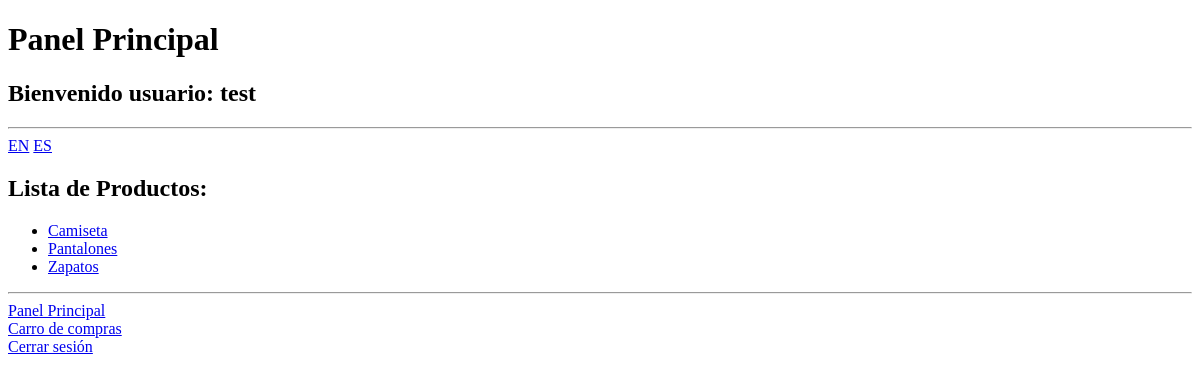
/Panel_Principal.php (signed in), run on an earlier commit of the app's database.
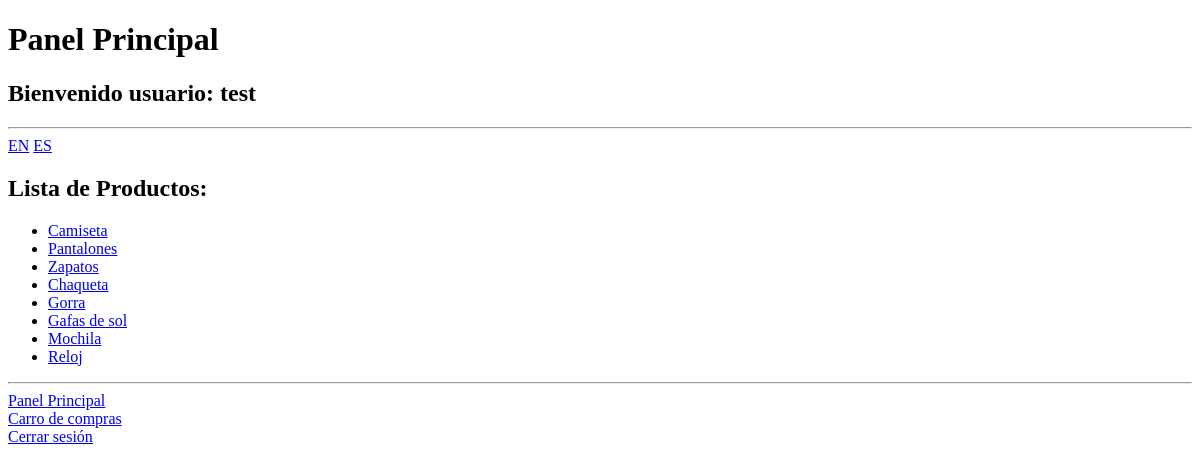
And on a later commit of the database.
### tables this page shows
CREATE TABLE `productoses` (
  `id` int(11) NOT NULL,
  `nombre` varchar(100) NOT NULL,
  `descripcion` text DEFAULT NULL,
  `precio` decimal(10,2) NOT NULL
);

### Panel_Principal.php (the view, shortened to what this page needs)
<?php
$host = 'localhost';
$user = 'root';
$clave = '';
$base_datos = 'tienda';
if(isset($_COOKIE['c_lang']) && $_COOKIE['c_lang'] == 'en'){
    $table = 'productosen';
}else{
    $table = 'productoses';
}
$productos = [];
$conexion = new mysqli($host, $user, $clave, $base_datos) or die($conexion->connection_error);
$consulta = "SELECT id, nombre FROM $table";
$resulatodo = $conexion->query($consulta);
if($resulatodo && $resulatodo->num_rows > 0){
    while($fila = $resulatodo->fetch_assoc()){
        $productos[] = [
            'id' => $fila['id'],
            'nombre' => $fila['nombre']
        ];
    }
}else{
    echo "No hay productos disponibles.";
}
?>
<!DOCTYPE html>
<html lang="en">
<head>
</head>
<body>
    <h1>Panel Principal</h1>
    <h2>Bienvenido usuario: <?php echo $_SESSION['usuario']; ?></h2>
    <hr>
    <a href="Panel_Principal.php?lang=en">EN</a>
    <a href="Panel_Principal.php?lang=es">ES</a>
    <h2><?php echo (isset($_COOKIE['c_lang']) && $_COOKIE['c_lang'] == 'en') ? 'Product List:' : 'Lista de Productos:'; ?></h2>
    <ul>
        <?php foreach($productos as $producto): ?>
            <li>
                <a href="Producto.php?id=<?php echo $producto['id']; ?>">
                    <?php echo $producto['nombre']; ?>
                </a>
            </li>
        <?php endforeach; ?>
    </ul>
    <hr>
    <a href="Panel_Principal.php">Panel Principal</a>
    <br>
    <a href="Carro_compra.php">Carro de compras</a>
    <br>
    <a href="Login.php?logout=true">Cerrar sesión</a>
</body>
</html>

What changed in the data, as far as the page shows it:
added productoses: nombre "Chaqueta"
added productoses: nombre "Gorra"
added productoses: nombre "Gafas de sol"
added productoses: nombre "Mochila"
added productoses: nombre "Reloj"
